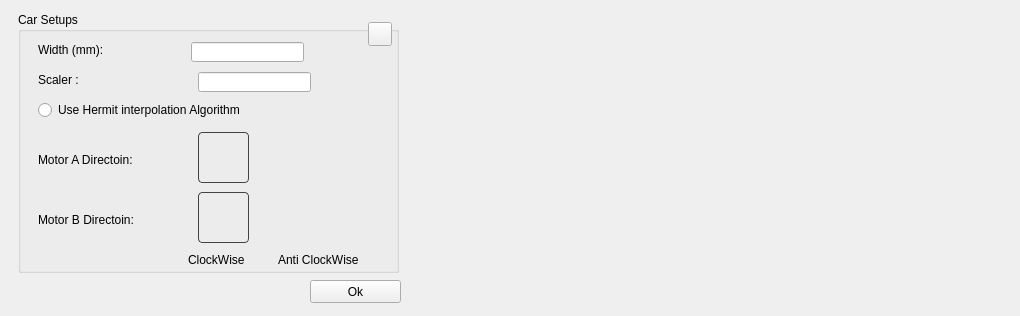
<?xml version="1.0" encoding="UTF-8"?>
<ui version="4.0">
 <class>CarSetup</class>
 <widget class="QWidget" name="CarSetup">
  <property name="geometry">
   <rect>
    <x>0</x>
    <y>0</y>
    <width>1020</width>
    <height>316</height>
   </rect>
  </property>
  <property name="windowTitle">
   <string>Form</string>
  </property>
  <widget class="QGroupBox" name="groupBox">
   <property name="geometry">
    <rect>
     <x>18</x>
     <y>12</y>
     <width>381</width>
     <height>261</height>
    </rect>
   </property>
   <property name="title">
    <string>Car Setups</string>
   </property>
   <widget class="QLabel" name="label_3">
    <property name="geometry">
     <rect>
      <x>20</x>
      <y>140</y>
      <width>131</width>
      <height>16</height>
     </rect>
    </property>
    <property name="text">
     <string>Motor A Directoin:</string>
    </property>
   </widget>
   <widget class="QLabel" name="label_4">
    <property name="geometry">
     <rect>
      <x>20</x>
      <y>200</y>
      <width>131</width>
      <height>16</height>
     </rect>
    </property>
    <property name="text">
     <string>Motor B Directoin:</string>
    </property>
   </widget>
   <widget class="QLabel" name="motoA_CK">
    <property name="geometry">
     <rect>
      <x>180</x>
      <y>120</y>
      <width>51</width>
      <height>51</height>
     </rect>
    </property>
    <property name="styleSheet">
     <string notr="true">     border: 1px solid rgb(67,67,67);
     border-radius: 4px;</string>
    </property>
    <property name="pixmap">
     <pixmap resource="images.qrc">:/images/stepping_motor-clockwise.png</pixmap>
    </property>
   </widget>
   <widget class="QLabel" name="motoB_CK">
    <property name="geometry">
     <rect>
      <x>180</x>
      <y>180</y>
      <width>51</width>
      <height>51</height>
     </rect>
    </property>
    <property name="styleSheet">
     <string notr="true">     border: 1px solid rgb(67,67,67);
     border-radius: 4px;</string>
    </property>
    <property name="pixmap">
     <pixmap resource="images.qrc">:/images/stepping_motor-clockwise.png</pixmap>
    </property>
   </widget>
   <widget class="QLabel" name="motoA_CCK">
    <property name="geometry">
     <rect>
      <x>270</x>
      <y>120</y>
      <width>51</width>
      <height>51</height>
     </rect>
    </property>
    <property name="pixmap">
     <pixmap resource="images.qrc">:/images/stepping_motor-anticlockwise.png</pixmap>
    </property>
   </widget>
   <widget class="QLabel" name="motoB_CCK">
    <property name="geometry">
     <rect>
      <x>270</x>
      <y>180</y>
      <width>51</width>
      <height>51</height>
     </rect>
    </property>
    <property name="pixmap">
     <pixmap resource="images.qrc">:/images/stepping_motor-anticlockwise.png</pixmap>
    </property>
   </widget>
   <widget class="QPushButton" name="pushButton">
    <property name="geometry">
     <rect>
      <x>350</x>
      <y>10</y>
      <width>24</width>
      <height>24</height>
     </rect>
    </property>
    <property name="styleSheet">
     <string notr="true"> QPushButton {
	border-image: url(:/images/help-icon.png) 0;
 }

 QPushButton:hover {
	border-image: url(:/images/help-icon-hover.png) 0;
 }

 QPushButton:pressed  {
	border-image: url(:/images/help-icon-click.png) 0;
 }
</string>
    </property>
    <property name="text">
     <string/>
    </property>
   </widget>
   <widget class="QLabel" name="label_5">
    <property name="geometry">
     <rect>
      <x>170</x>
      <y>240</y>
      <width>71</width>
      <height>16</height>
     </rect>
    </property>
    <property name="text">
     <string>ClockWise</string>
    </property>
   </widget>
   <widget class="QLabel" name="label_6">
    <property name="geometry">
     <rect>
      <x>260</x>
      <y>240</y>
      <width>101</width>
      <height>16</height>
     </rect>
    </property>
    <property name="text">
     <string>Anti ClockWise</string>
    </property>
   </widget>
   <widget class="QLabel" name="label_7">
    <property name="geometry">
     <rect>
      <x>20</x>
      <y>60</y>
      <width>151</width>
      <height>16</height>
     </rect>
    </property>
    <property name="text">
     <string>Scaler :</string>
    </property>
   </widget>
   <widget class="QLineEdit" name="lineScale">
    <property name="geometry">
     <rect>
      <x>180</x>
      <y>60</y>
      <width>113</width>
      <height>20</height>
     </rect>
    </property>
   </widget>
   <widget class="QLabel" name="label">
    <property name="geometry">
     <rect>
      <x>20</x>
      <y>30</y>
      <width>151</width>
      <height>16</height>
     </rect>
    </property>
    <property name="text">
     <string>Width (mm):</string>
    </property>
   </widget>
   <widget class="QLineEdit" name="lineWidth">
    <property name="geometry">
     <rect>
      <x>173</x>
      <y>30</y>
      <width>113</width>
      <height>20</height>
     </rect>
    </property>
   </widget>
   <widget class="QRadioButton" name="radioHermit">
    <property name="geometry">
     <rect>
      <x>20</x>
      <y>90</y>
      <width>281</width>
      <height>16</height>
     </rect>
    </property>
    <property name="text">
     <string>Use Hermit interpolation Algorithm</string>
    </property>
   </widget>
  </widget>
  <widget class="QLabel" name="label_2">
   <property name="geometry">
    <rect>
     <x>405</x>
     <y>32</y>
     <width>601</width>
     <height>261</height>
    </rect>
   </property>
   <property name="text">
    <string/>
   </property>
   <property name="pixmap">
    <pixmap resource="images.qrc">:/images/mCar_setup.png</pixmap>
   </property>
  </widget>
  <widget class="QPushButton" name="btnOk">
   <property name="geometry">
    <rect>
     <x>310</x>
     <y>280</y>
     <width>91</width>
     <height>23</height>
    </rect>
   </property>
   <property name="text">
    <string>Ok</string>
   </property>
  </widget>
 </widget>
 <resources>
  <include location="images.qrc"/>
 </resources>
 <connections/>
</ui>
